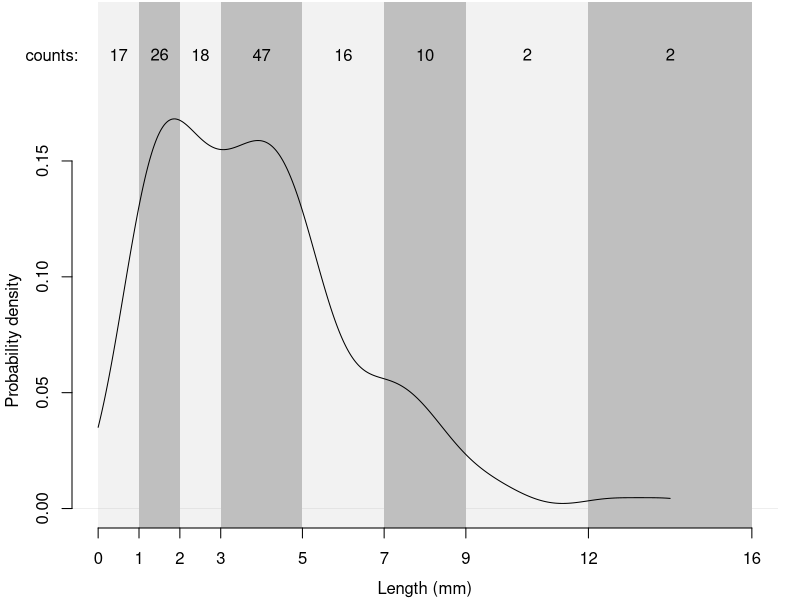

This figure's R source:
setwd('~/Dropbox/hawaiiDimensions/metabarcoding/size_classes')

## data from edward's sorting 9/28/16
x <- c(3.5, 5.5, 14, 2.5, 9, 12.5, 4.5, 6, 1, 3.5, 7, 2, 4.5, 4.5, 2.5, 
       3.5, 6, 1.5, 1, 1.5, 4, 6.5, 1, 4, 2.5, 7, 10, 4.5, 6, 1, 4.5, 7, 
       2, 4, 4.5, 3.5, 3.5, 5, 1, 1.5, 3, 5, 1, 2, 6.5, 3.5, 5, 1, 2.5, 
       7.5, 2, 4, 4, 1, 1.5, 4.5, 5, 1, 2.5, 5, 3, 8, 1.5, 5, 2, 4.5, 3.5, 
       1, 1.5, 4.5, 8, 1, 3.5, 8, 4.5, 7, 3, 5, 2, 4, 1.5, 3, 8, 1, 2.5, 
       5.5, 2, 5, 3, 7, 1.5, 3.5, 2, 2.5, 8.5, 1, 4, 7.5, 3.5, 5, 3, 5.5, 
       2, 3.5, 2, 4, 8.5, 1, 1.5, 7, 4, 5.5, 3, 5, 2, 2, 4, 5, 1, 1.5, 3, 
       5, 2.5, 1.5, 2, 4.5, 9.5, 1, 4, 3.5, 6, 4.5, 2, 1.5, 3, 7.5, 1, 2.5)

## proposed size classes
cuts <- c(0, cumsum(round(1.2^(0:7))))

den <- density(x, from = 0, to = max(x))

pdf('fig_sizeClass.pdf', width = 6, height = 4)
par(mar = c(3.5, 3.5, 0, 1) + 0.1, mgp = c(2.5, 1, 0))

plot(den, xlim = range(cuts, x), ylim = c(0, max(1.25*den$y)), 
     panel.first = {
         for(i in 1:(length(cuts) - 1)) {
             rect(xleft = cuts[i], xright = cuts[i+1], 
                  ybottom = par('usr')[3], ytop = par('usr')[4],
                  col = c('gray75', 'gray95')[i %% 2 + 1], border = NA)
         }
     }, 
     axes = FALSE, xlab = 'Length (mm)', ylab = '', main = '')

axis(1, at = cuts, labels = as.character(cuts))
axis(2, at = pretty(0.85*den$y))
mtext('Probability density', side = 2, line = 2.5, at = mean(range(0.85*den$y)))
axis(2, at = par('usr')[4] - 0.1*diff(par('usr')[3:4]), labels = 'counts:', tick = FALSE, las = 2, hadj = 0.5)

text((cuts[-1] + cuts[-length(cuts)]) / 2, rep(par('usr')[4] - 0.1*diff(par('usr')[3:4]), length(cuts) - 1),
     labels = hist(x, breaks = cuts, plot = FALSE)$count)

dev.off()
